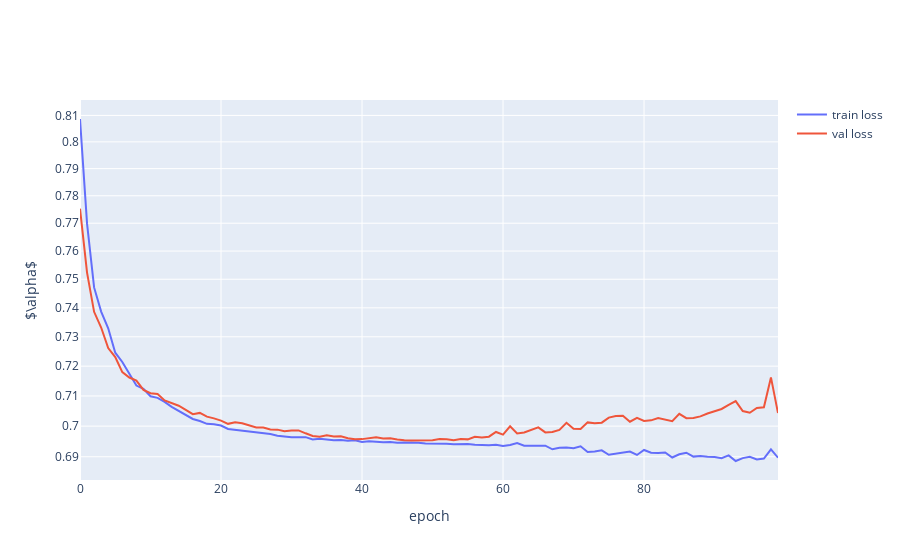

Write notebook code for a chart like this one.
### Code cell
plot_history(conv1d_history, label="loss")
